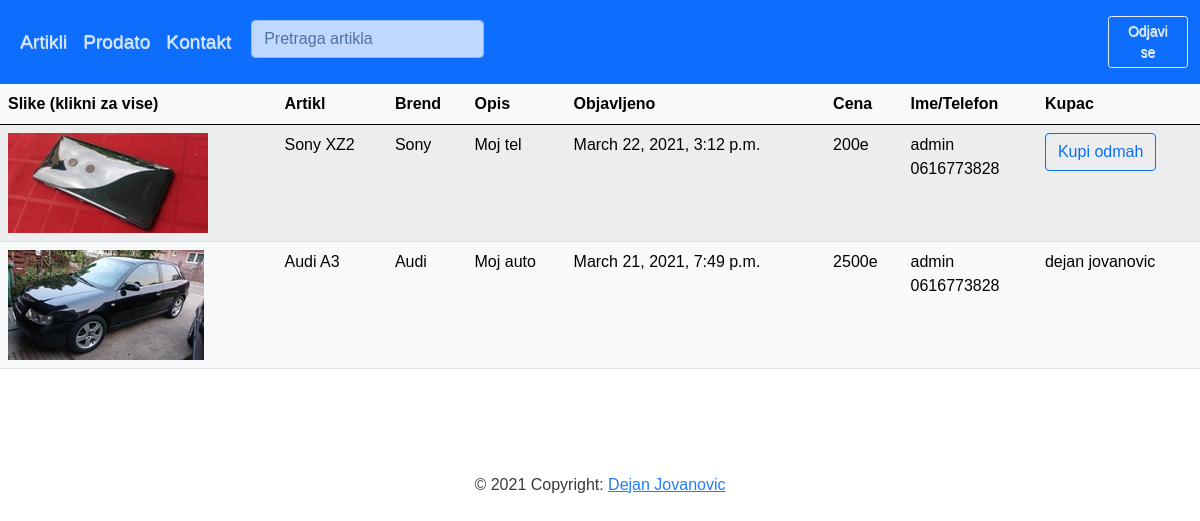
The page / (signed in) on the database its author committed.
### shop_app/models.py (models this page shows, shortened)
class ProductName(models.Model):
    user =                  models.ForeignKey(User, on_delete=models.CASCADE)
    id =                    models.UUIDField(primary_key=True, default=uuid.uuid4)
    product_name =          models.CharField(max_length=200)
    product_description =   models.TextField(max_length=500)
    date_posted =           models.DateTimeField(auto_now_add=True)
    ad_image =              ResizedImageField(size=[200,110], quality=100, upload_to='pictures', blank=True, null=True)
    product_picture_1 =     ResizedImageField(quality=100, upload_to='pictures', blank=True, null=True)
    product_picture_2 =     ResizedImageField(quality=100, upload_to='pictures', blank=True, null=True)
    product_picture_3 =     ResizedImageField(quality=100, upload_to='pictures', blank=True, null=True)
    product_picture_4 =     ResizedImageField(quality=100, upload_to='pictures', blank=True, null=True)
    product_picture_5 =     ResizedImageField(quality=100, upload_to='pictures', blank=True, null=True)
    product_picture_6 =     ResizedImageField(quality=100, upload_to='pictures', blank=True, null=True)
    product_price =         models.IntegerField(default='0', null=True, blank=False)
    phone =                 models.CharField(max_length=20)
    product_brand =         models.ForeignKey('Brand', on_delete=models.CASCADE, blank=True, null=True)
    class Meta:
        ordering = ['-date_posted']

class Brand(models.Model):
    brand_name =        models.CharField(max_length=255, help_text='Product name')
    brand_category =    models.ForeignKey('Category', on_delete=models.CASCADE, null=True)
    def __str__(self):
        return self.brand_name
    class Meta:
        ordering = ['brand_name']

class Buyer(models.Model):
    first_name =    models.CharField(max_length=200)
    last_name =     models.CharField(max_length=200)
    email =         models.EmailField()
    phone =         models.CharField(max_length=20)
    address =       models.TextField(max_length=100)
    note =          models.TextField(max_length=300, blank=True, null=True)
    date_buyed =    models.DateTimeField(auto_now_add=True)
    buyed_item =    models.OneToOneField('ProductName', on_delete=models.SET_NULL, null=True, blank=False)
    class Meta:
        ordering = ['-date_buyed']

### shop_app/views.py (the view)
# urls.py: path('', views.product, name='product'),
def product(request):
    products = ProductName.objects.all()
    buyers = Buyer.objects.all()
    return render(request, 'productname_list.html', {'products': products, 'buyers': buyers})

### shop_app/templates/productname_list.html (shortened to what this page needs)
{% extends 'base.html' %}
{% block content %}
{% if user.is_authenticated %}
<table class="table table-light table-striped table-hover">
    <thead class="thead-dark">
        <tr>
            <th scope="col"> Slike (klikni za vise) </th>
            <th scope="col"> Artikl </th>
            <th scope="col"> Brend </th>
            <th scope="col"> Opis </th>
            <th scope="col"> Objavljeno </th>
            <th scope="col"> Cena </th>
            <th scope="col"> Ime/Telefon </th>
            <th scope="col"> Kupac </th>
        </tr>
    </thead>
    <tbody>
    {% for page in products %}
        <tr>
            <td>
            {% if page.ad_image %}
                <a href="{% url 'images_detailview' page.pk %}"><img src="{{ page.ad_image.url }}"></a>
            {% else %}
                No Image
<!--                 {% if request.user == page.user %}
                    <a href="{% url 'update_item' page.pk %}" class="btn btn-sm"> Edit </a>
                    <a href="{% url 'delete_item' page.pk %}" class="btn btn-sm"> Delete </a>
                {% endif %} -->
            {% endif %}
            </td>
            <td>{{ page.product_name }} </td>
            <td> {{ page.product_brand }} </td>
            <td> {{ page.product_description }} </td>
            <td> {{ page.date_posted }} </td>
            <td> {{ page.product_price }}e </td>
            <td> {{ page.user }} <br> {{ page.phone }} </td>
            <td>
                    {% if page.buyer %}
                        {{ buyer.first_name }} {{ buyer.last_name }}
                    {% else %}
                        <a href="{% url 'buyer-createview' %}" class="btn btn-outline-primary"> Kupi odmah </a>
                    {% endif %}
            </td>
        </tr>
    {% endfor %}
    </tbody>
</table>
{% endif %}
{% endblock %}

### shop_app/static/shop_app/css/styles.css (style rules this page uses)
body { background-color: white; padding: 0px; font-family: Arial, Helvetica, sans-serif; }
img { opacity: 1.0; }

### rows shown on the page
ProductName: ad_image (picture), product_name "Sony XZ2", product_brand "Sony", product_description "Moj tel", date_posted "March 22, 2021, 3:12 p.m.", product_price "200", user "admin", phone "0616773828"
Buyer: shows "Kupi odmah", first_name "dejan", last_name "jovanovic"
ProductName: ad_image (picture), product_name "Audi A3", product_brand "Audi", product_description "Moj auto", date_posted "March 21, 2021, 7:49 p.m.", product_price "2500", user "admin", phone "0616773828"
